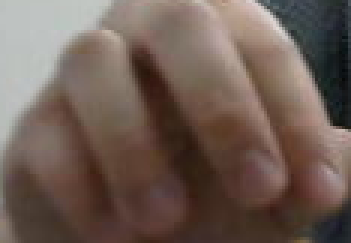
#> input picture rgbdata/test_dataset/pic337.png, 117 x 81 px, found by its file name (shown 3 times larger)
$ python histogram.py
#> lines starting #> are read from the running program, lines starting #| are printed output that depends on the picture
import cv2
import numpy
import numpy as np
from PIL import Image
from PIL import ImageFont
from PIL import ImageDraw

img = cv2.imread('rgbdata/pic337.png')
#> img is the input picture: shape (81, 117, 3); mean B, G, R 84.4, 93.3, 110.7

b, g, r = cv2.split(img)
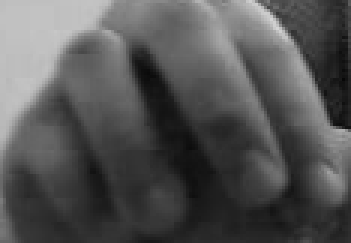
#> b: shape (81, 117) (shown 3 times larger); min 7, max 212, mean 84.4
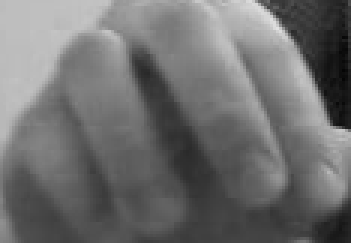
#> r: shape (81, 117) (shown 3 times larger); min 5, max 225, mean 110.7
red = cv2.equalizeHist(r)
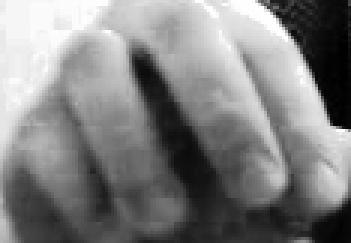
#> red: shape (81, 117) (shown 3 times larger); min 0, max 255, mean 128.4
green = cv2.equalizeHist(g)
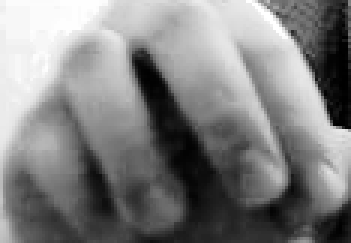
#> green: shape (81, 117) (shown 3 times larger); min 0, max 255, mean 128.5
blue = cv2.equalizeHist(b)
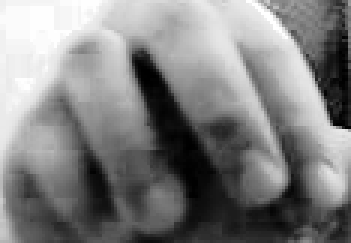
#> blue: shape (81, 117) (shown 3 times larger); min 0, max 255, mean 128.6
img_output = cv2.merge((blue, green, red))
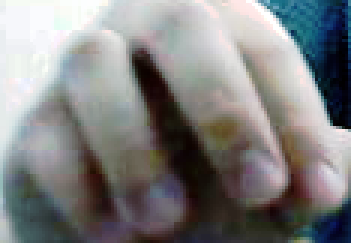
#> img_output: shape (81, 117, 3) (shown 3 times larger); mean B, G, R 128.6, 128.5, 128.4
#img_yuv = cv2.cvtColor(img, cv2.COLOR_BGR2YUV)
#img_yuv[:,:,0] = cv2.equalizeHist(img_yuv[:,:,0])
#img_output = cv2.cvtColor(img_yuv, cv2.COLOR_YUV2BGR)

cv2.imshow('Color input image', img)
cv2.imshow('Histogram equalized', img_output)
cv2.waitKey(0)
cv2.destroyAllWindows()

$ run again, with rgbdata/test_dataset/pic1253.png copied over rgbdata/test_dataset/pic337.png
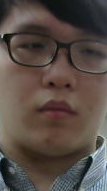
#> input picture rgbdata/test_dataset/pic1253.png, 107 x 191 px, found by its file name
#> img is the input picture: shape (191, 107, 3); mean B, G, R 69.6, 75.7, 87.7
#> `b, g, r = cv2.split(img)`:
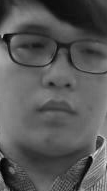
#> r: shape (191, 107); min 0, max 224, mean 87.7
#> `img_output = cv2.merge((blue, green, red))`:
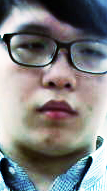
#> img_output: shape (191, 107, 3); mean B, G, R 128.8, 128.7, 128.6

$ run again, with rgbdata/test_dataset/pic1277.png copied over rgbdata/test_dataset/pic337.png
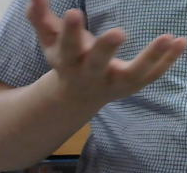
#> input picture rgbdata/test_dataset/pic1277.png, 187 x 173 px, found by its file name
#> img is the input picture: shape (173, 187, 3); mean B, G, R 90.8, 90.2, 96.2
#> `blue = cv2.equalizeHist(b)`:
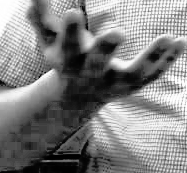
#> blue: shape (173, 187); min 0, max 255, mean 128.7
#> `img_output = cv2.merge((blue, green, red))`:
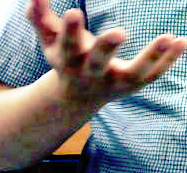
#> img_output: shape (173, 187, 3); mean B, G, R 128.7, 129.1, 128.9
